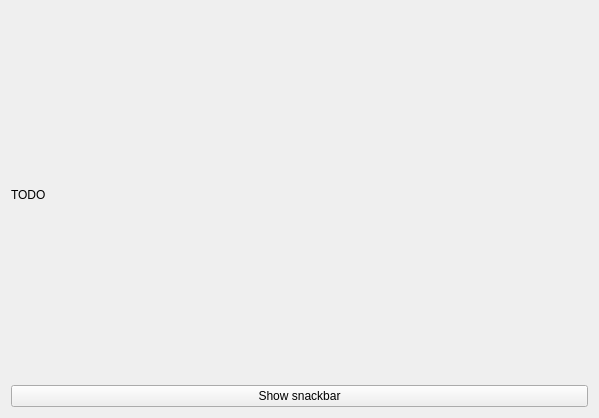
<?xml version="1.0" encoding="UTF-8"?>
<ui version="4.0">
 <class>SnackbarSettingsForm</class>
 <widget class="QWidget" name="SnackbarSettingsForm">
  <property name="geometry">
   <rect>
    <x>0</x>
    <y>0</y>
    <width>599</width>
    <height>418</height>
   </rect>
  </property>
  <property name="windowTitle">
   <string>Form</string>
  </property>
  <layout class="QGridLayout" name="gridLayout">
   <item row="0" column="0">
    <widget class="QLabel" name="label">
     <property name="text">
      <string>TODO</string>
     </property>
    </widget>
   </item>
   <item row="1" column="0">
    <widget class="QPushButton" name="showSnackbarButton">
     <property name="text">
      <string>Show snackbar</string>
     </property>
    </widget>
   </item>
  </layout>
 </widget>
 <resources/>
 <connections/>
</ui>
